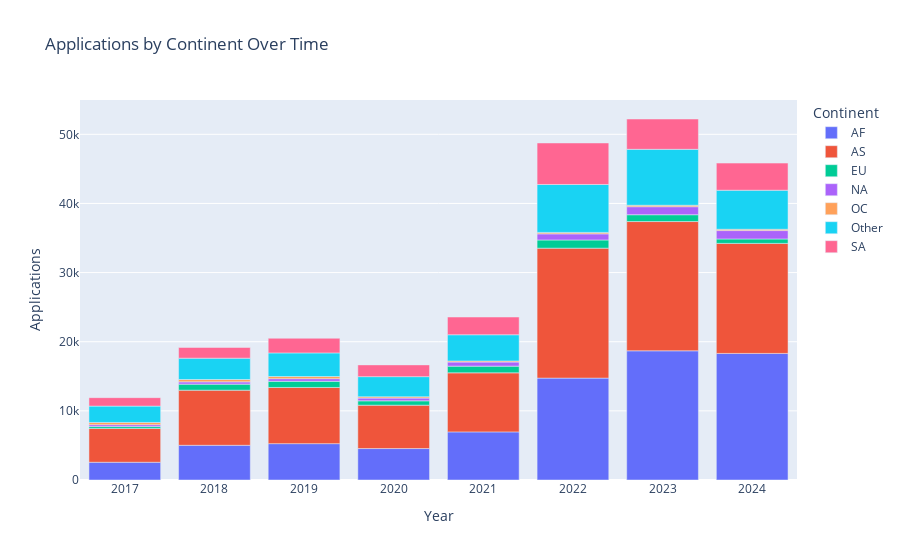

Notebook code cell kept with this figure:
### Markdown cell above
## Bar Chart for Applications by Continent
This bar chart shows the distribution of applications across continents over the years.

### Code cell
# Converting Nationality to Continent
def get_continent(country):
    try:
        country_code = pc.country_name_to_country_alpha2(country)
        continent_name = pc.country_alpha2_to_continent_code(country_code)
        return continent_name
    except:
        return 'Other'

melted_data['Continent'] = melted_data['Nationality'].apply(get_continent)

# Bar Chart by Continent
continent_summary = melted_data.groupby(['Continent', 'Year']).agg({'Applications': 'sum'}).reset_index()
fig = px.bar(continent_summary, x='Year', y='Applications', color='Continent', title='Applications by Continent Over Time')
fig.show()

### Figure 1 — Plotly figure (JSON) as saved in the notebook; plotly's stock layout.template omitted (floating-point values rounded to 4 significant figures)
{"data": [{"alignmentgroup": "True", "hovertemplate": "Continent=AF<br>Year=%{x}<br>Applications=%{y}<extra></extra>", "legendgroup": "AF", "marker": {"color": "#636efa", "pattern": {"shape": ""}}, "name": "AF", "offsetgroup": "AF", "orientation": "v", "showlegend": true, "textposition": "auto", "type": "bar", "x": [2017, 2018, 2019, 2020, 2021, 2022, 2023, 2024], "xaxis": "x", "y": [2566, 5021, 5259, 4549, 6958, 14739, 18686, 18308], "yaxis": "y"}, {"alignmentgroup": "True", "hovertemplate": "Continent=AS<br>Year=%{x}<br>Applications=%{y}<extra></extra>", "legendgroup": "AS", "marker": {"color": "#EF553B", "pattern": {"shape": ""}}, "name": "AS", "offsetgroup": "AS", "orientation": "v", "showlegend": true, "textposition": "auto", "type": "bar", "x": [2017, 2018, 2019, 2020, 2021, 2022, 2023, 2024], "xaxis": "x", "y": [4887, 7970, 8125, 6273, 8542, 18792, 18695, 15916], "yaxis": "y"}, {"alignmentgroup": "True", "hovertemplate": "Continent=EU<br>Year=%{x}<br>Applications=%{y}<extra></extra>", "legendgroup": "EU", "marker": {"color": "#00cc96", "pattern": {"shape": ""}}, "name": "EU", "offsetgroup": "EU", "orientation": "v", "showlegend": true, "textposition": "auto", "type": "bar", "x": [2017, 2018, 2019, 2020, 2021, 2022, 2023, 2024], "xaxis": "x", "y": [272, 876, 887, 628, 970, 1186, 987, 639], "yaxis": "y"}, {"alignmentgroup": "True", "hovertemplate": "Continent=NA<br>Year=%{x}<br>Applications=%{y}<extra></extra>", "legendgroup": "NA", "marker": {"color": "#ab63fa", "pattern": {"shape": ""}}, "name": "NA", "offsetgroup": "NA", "orientation": "v", "showlegend": true, "textposition": "auto", "type": "bar", "x": [2017, 2018, 2019, 2020, 2021, 2022, 2023, 2024], "xaxis": "x", "y": [276, 326, 387, 398, 591, 886, 1163, 1214], "yaxis": "y"}, {"alignmentgroup": "True", "hovertemplate": "Continent=OC<br>Year=%{x}<br>Applications=%{y}<extra></extra>", "legendgroup": "OC", "marker": {"color": "#FFA15A", "pattern": {"shape": ""}}, "name": "OC", "offsetgroup": "OC", "orientation": "v", "showlegend": true, "textposition": "auto", "type": "bar", "x": [2017, 2018, 2019, 2020, 2021, 2022, 2023, 2024], "xaxis": "x", "y": [321, 342, 308, 189, 153, 209, 209, 190], "yaxis": "y"}, {"alignmentgroup": "True", "hovertemplate": "Continent=Other<br>Year=%{x}<br>Applications=%{y}<extra></extra>", "legendgroup": "Other", "marker": {"color": "#19d3f3", "pattern": {"shape": ""}}, "name": "Other", "offsetgroup": "Other", "orientation": "v", "showlegend": true, "textposition": "auto", "type": "bar", "x": [2017, 2018, 2019, 2020, 2021, 2022, 2023, 2024], "xaxis": "x", "y": [2365, 3085, 3418, 2912, 3794, 6932, 8089, 5645], "yaxis": "y"}, {"alignmentgroup": "True", "hovertemplate": "Continent=SA<br>Year=%{x}<br>Applications=%{y}<extra></extra>", "legendgroup": "SA", "marker": {"color": "#FF6692", "pattern": {"shape": ""}}, "name": "SA", "offsetgroup": "SA", "orientation": "v", "showlegend": true, "textposition": "auto", "type": "bar", "x": [2017, 2018, 2019, 2020, 2021, 2022, 2023, 2024], "xaxis": "x", "y": [1222, 1549, 2119, 1702, 2563, 6001, 4385, 3926], "yaxis": "y"}], "layout": {"barmode": "relative", "legend": {"title": {"text": "Continent"}, "tracegroupgap": 0}, "title": {"text": "Applications by Continent Over Time"}, "xaxis": {"anchor": "y", "domain": [0, 1], "title": {"text": "Year"}}, "yaxis": {"anchor": "x", "domain": [0, 1], "title": {"text": "Applications"}}}}
